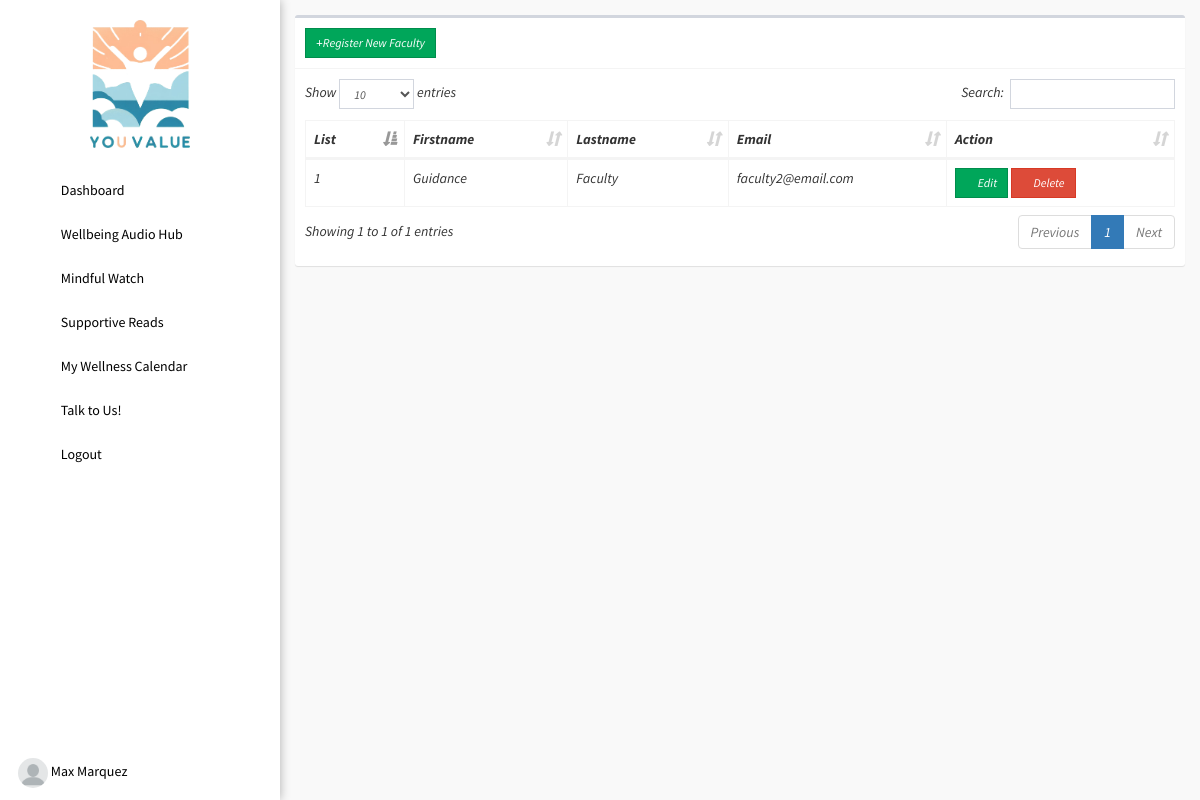
/admin/faculty.php (signed in), run on the app's committed database.
### tables this page shows
CREATE TABLE `users` (
  `id` int(11) NOT NULL,
  `img` text NOT NULL,
  `firstname` text NOT NULL,
  `lastname` text NOT NULL,
  `middlename` text NOT NULL,
  `phone_number` text NOT NULL,
  `age` text NOT NULL,
  `gender` text NOT NULL,
  `email` text NOT NULL,
  `password` text NOT NULL,
  `passwordtxt` text NOT NULL,
  `contact` text NOT NULL,
  `address` text NOT NULL,
  `code` int(11) NOT NULL,
  `type` int(1) NOT NULL COMMENT '0=student,1=faculty,2=admin',
  `datetake` date NOT NULL DEFAULT current_timestamp(),
  `totaltake` tinyint(1) NOT NULL
);

### config/config.php (called while the page is built, shortened)
<?php
class Connection{
	private $servername = "localhost";
	private $username = "root";
	private $password = "";
	private $dbname = "youvalue";
	public function conn(){
		try {
		$this->dsn = "mysql:host=".$this->servername.";dbname=".$this->dbname;
		$this->pdo = new PDO($this->dsn, $this->username, $this->password);
		$this->pdo->setAttribute(PDO::ATTR_ERRMODE, PDO::ERRMODE_EXCEPTION);
		$this->pdo->setAttribute(PDO::ATTR_DEFAULT_FETCH_MODE, PDO::FETCH_ASSOC);
		return $this->pdo;
		} catch (Exception $e) {
			echo 'error'. $e->getmessage();
		}
	}
}
?>

### admin/faculty.php (the view, shortened to what this page needs)
<?php
  include '../config/config.php';
  class data extends Connection{
    public function managedata(){
?>
<!DOCTYPE html>
<html>
<head><?php include 'head.php'; ?></head>
<body class="hold-transition skin-blue sidebar-mini">
  <div class="wrapper">
    <?php include 'sidebar.php'; ?>
    <div class="content-wrapper" style="height: 100vh;background-color: #f9f9f9;overflow-y: auto;">
      <section class="content">
        <div class="row">
          <div class="col-xs-12">
            <div class="box">
              <div class="box-header with-border">
                 <a href="#addnew" data-toggle="modal" class="btn btn-success btn-sm btn-flat custom-btn"><i class="fa fa-plus"></i>Register New Faculty</a>
              </div>
              <div class="box-body table-responsive">
                <table id="example1" class="table table-bordered">
                  <thead>
                    <th>List</th>
                    <th>Firstname</th>
                    <th>Lastname</th>
                    <th>Email</th>
                    <th>Action</th>
                  </thead>
                  <tbody>
                    <?php $sql = "SELECT * FROM users WHERE type = 1";
                    $stmt = $this->conn()->query($sql);
                    $id = 1;
                    while ($row = $stmt->fetch()) { ?>
                      <tr>
                        <td><?php echo $id; ?></td>
                        <td><?php echo $row['firstname'] ?></td>
                        <td><?php echo $row['lastname'] ?></td>
                        <td><?php echo $row['email'] ?></td>
                        <td>
                          <button class='btn btn-success btn-sm edit btn-flat'
                          data-edit_id='<?php echo $row['id'] ?>'
                          data-edit_firstname='<?php echo $row['firstname'] ?>'
                          data-edit_lastname='<?php echo $row['lastname'] ?>'
                          data-edit_email='<?php echo $row['email'] ?>'
                          data-edit_password='<?php echo $row['passwordtxt'] ?>'
                          ><i class='fa fa-edit'></i> Edit</button>
                          <button class='btn btn-danger btn-sm delete btn-flat'
                          data-delete_id='<?php echo $row['id'] ?>'
                          ><i class='fa fa-trash'></i> Delete</button>
                        </td>
                      </tr>
                    <?php $id++; } ?>
                  </tbody>
                </table>
              </div>
            </div>
          </div>
        </div>
      </section>
    </div>
  </div>
</body>
</html>
<?php } } $data = new data(); $data->managedata(); ?>

### admin/sidebar.php (shortened to what this page needs)
<aside class="main-sidebar" style="padding-top: unset;">
  <section class="sidebar">
    <ul class="sidebar-menu" data-widget="tree">
      <li style="background: #fff;color: #fff;text-align: center;padding: 20px;">
      <img src="../images/logo.png" width="100px"></li>
      <li><a href="dashboard.php"><i class="fa fa-dashboard"></i> <span>Dashboard</span></a></li>
      <?php if($_SESSION['type'] == 0 || $_SESSION['type'] == 2): ?>
        <li><a href="audio.php"><i class="fas fa-volume-up"></i> <span>Wellbeing Audio Hub</span></a></li>
        <li><a href="video.php"><i class="fas fa-video"></i> <span>Mindful Watch</span></a></li>
        <li><a href="readables.php"><i class="fas fa-file"></i> <span>Supportive Reads</span></a></li>
      <?php endif; ?>
      <?php if($_SESSION['type'] == 0): ?>
        <li><a href="calendar.php"><i class="far fa-calendar"></i> <span>My Wellness Calendar</span></a></li>
      <?php endif; ?>
      <?php if($_SESSION['type'] == 0): ?>
        <?php $sql2 = "SELECT * FROM scores WHERE users_id = ? AND score <= ?";
         $stmt2 = $this->conn()->prepare($sql2);
         $stmt2->execute([$_SESSION['id'],69]);
         if ($stmt2->rowCount() > 0) { ?>
          <li><a href="messages.php"><i class="fas fa-sms"></i> <span>Talk to Us!</span></a></li>
        <?php } ?>
      <?php endif; ?>
      <li><a href="../logout.php"><i class="fa fa-sign-out"></i> <span>Logout</span></a></li>
    </ul>
    <ul class="sidebar-menu" style="position: absolute;bottom: 0;">
      <li>
        <?php
        $sql = "SELECT * FROM users WHERE id = '".$_SESSION['id']."'";
        $stmt = $this->conn()->query($sql);
        $row = $stmt->fetch();
        ?>
        <a href="#profile" data-toggle="modal" id="updateprofile"
        data-firstname="<?= $row['firstname'] ?>"
        data-users_id="<?= $row['id'] ?>"
        data-lastname="<?= $row['lastname'] ?>"
        data-phone_number="<?= $row['phone_number'] ?>"
        data-age="<?= $row['age'] ?>"
        data-gender="<?= $row['gender'] ?>"
        data-email="<?= $row['email'] ?>"
        data-password="<?= $row['passwordtxt'] ?>"><img src="../images/<?php echo $row['img'] ?>" width="30px" style="border-radius: 50%;"> <span><?php echo $row['firstname'] ?> <?php echo $row['lastname'] ?></span> <i></a>
      </li>
    </ul>
  </section>
</aside>

### admin/sidebar.php (style rules this page uses)
.main-sidebar a { color:#000 !important; }

### data on the page
users: img (placeholder picture), firstname "Max", lastname "Marquez"
users: firstname "Guidance", lastname "Faculty", email "faculty2@email.com"
